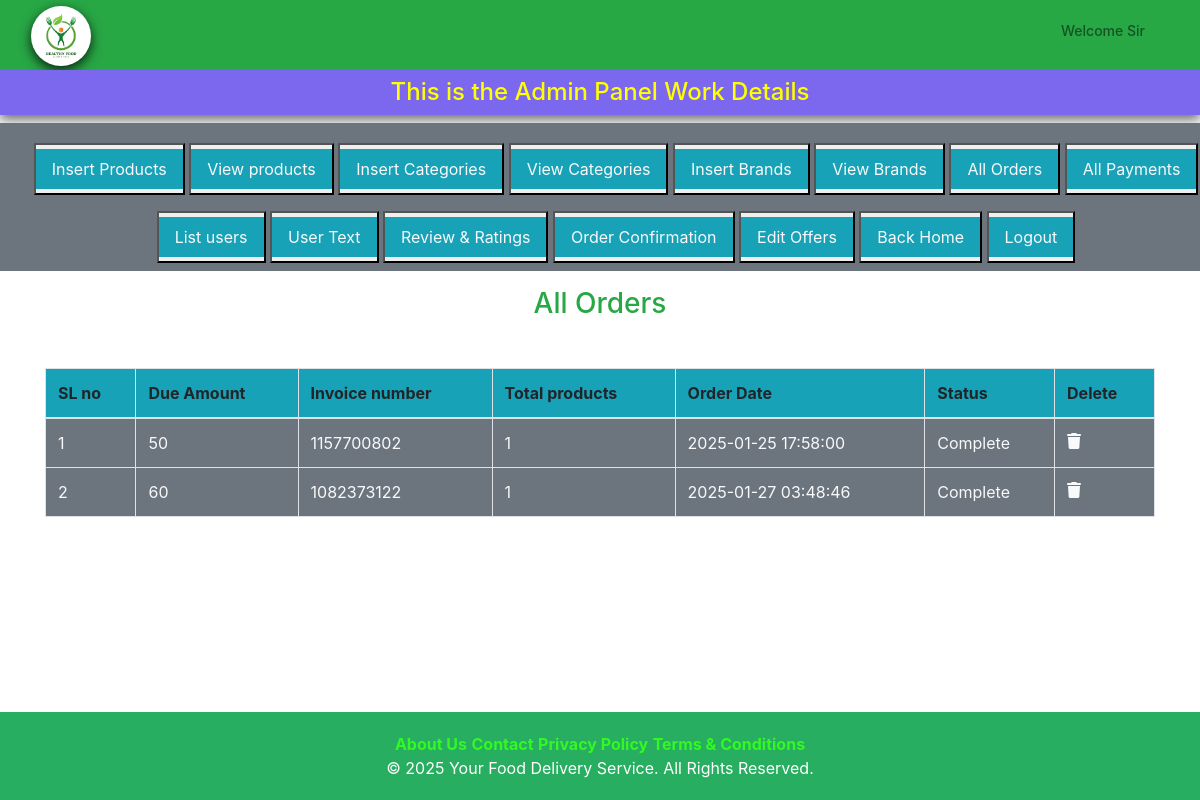
Screenshot of /admin/index.php?list_orders with the database file from the repository.
### tables this page shows
CREATE TABLE `user_orders` (
  `order_id` int(11) NOT NULL,
  `user_id` int(11) NOT NULL,
  `amount_due` int(255) NOT NULL,
  `invoice_number` int(255) NOT NULL,
  `total_products` int(255) NOT NULL,
  `order_date` timestamp NOT NULL DEFAULT current_timestamp() ON UPDATE current_timestamp(),
  `order_status` varchar(255) NOT NULL
);

### admin/list_orders.php (the view, shortened to what this page needs)
<h3 class="text-center text-success">All Orders</h3>
<table class="table table-bordered mt-5">
    <thead class="bg-info">
        <?php
         $get_orders="Select  * from `user_orders`";
         $result=mysqli_query($con,$get_orders);
         $row_count=mysqli_num_rows($result);
 if($row_count==0){
    echo "<h2 class='text-center text-danger mt-5'>No orders yet</h2>";
 }else{
    echo "<tr>
    <th>SL no</th>
    <th>Due Amount</th>
    <th>Invoice number</th>
    <th>Total products</th>
    <th>Order Date</th>
    <th>Status</th>
    <th>Delete</th>
</tr>
</thead>
<tbody class='bg-secondary text-light'>";
    $number=0;
    while($row_data=mysqli_fetch_assoc($result)){
        $amount_due=$row_data['amount_due'];
        $invoice_number=$row_data['invoice_number'];
        $total_products=$row_data['total_products'];
        $order_date=$row_data['order_date'];
        $order_status=$row_data['order_status'];
        $number++;
        echo "  <tr>
        <td>$number</td>
        <td>$amount_due</td>
        <td>$invoice_number</td>
        <td>$total_products</td>
        <td>$order_date</td>
        <td>$order_status</td>
        <td><a href='' class='text-light'><i class='fa-solid fa-trash'></i></a></td>
    </tr>";
    }
 }
        ?>
    </tbody>
</table>

### style.css (style rules this page uses)
* { margin:0; padding:0; box-sizing: border-box; overflow-x:hidden; }

### rows the page displays
user_orders: amount_due "50", invoice_number "1157700802", total_products "1", order_date "2025-01-25 17:58:00", order_status "Complete"
user_orders: amount_due "60", invoice_number "1082373122", total_products "1", order_date "2025-01-27 03:48:46", order_status "Complete"
